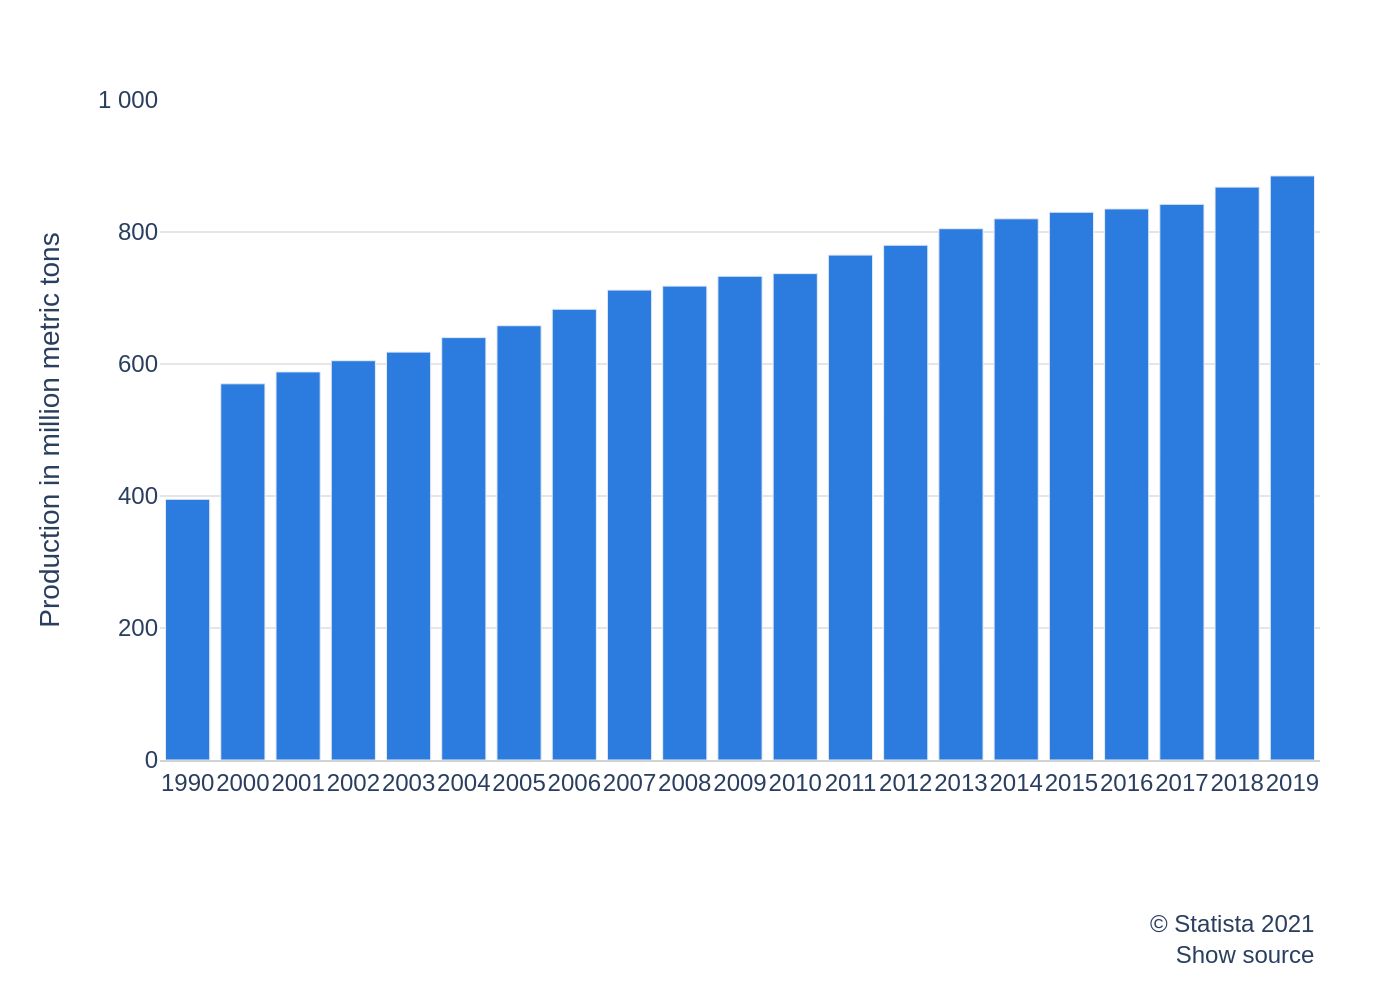

This figure's Python source:
import sys
import json
import plotly.graph_objects as go

def create_chart(json_path):
    """
    Reads chart data from a JSON file and generates a Plotly chart.

    Args:
        json_path (str): The path to the input JSON file.
    """
    try:
        with open(json_path, 'r', encoding='utf-8') as f:
            chart_config = json.load(f)
    except FileNotFoundError:
        print(f"Error: JSON file not found at '{json_path}'")
        sys.exit(1)
    except json.JSONDecodeError:
        print(f"Error: Could not decode JSON from '{json_path}'")
        sys.exit(1)

    chart_data = chart_config.get('chart_data', [])
    texts = chart_config.get('texts', {})
    colors = chart_config.get('colors', [])

    if not chart_data:
        print("Error: 'chart_data' is missing or empty in the JSON file.")
        sys.exit(1)

    x_values = [d['x'] for d in chart_data]
    y_values = [d['y'] for d in chart_data]

    fig = go.Figure()

    fig.add_trace(go.Bar(
        x=x_values,
        y=y_values,
        marker_color=colors[0] if colors else None,
        name=''
    ))

    # Combine title and subtitle
    title_text = texts.get('title') or ''
    subtitle_text = texts.get('subtitle') or ''
    if title_text and subtitle_text:
        full_title = f"{title_text}<br><sub>{subtitle_text}</sub>"
    else:
        full_title = title_text or subtitle_text

    # Combine source and note for annotation
    source_text = texts.get('source', '')
    note_text = texts.get('note', '')
    if source_text and note_text:
        source_note_text = f"{source_text}<br>{note_text}"
    else:
        source_note_text = source_text or note_text
    
    annotations = []
    if source_note_text:
        annotations.append(
            dict(
                xref='paper', yref='paper',
                x=1.0, y=-0.22,
                xanchor='right', yanchor='top',
                text=source_note_text,
                showarrow=False,
                align='right',
                font=dict(size=12)
            )
        )

    fig.update_layout(
        title_text=full_title,
        title_x=0.5,
        yaxis_title_text=texts.get('y_axis_title'),
        xaxis_title_text=texts.get('x_axis_title'),
        font=dict(family="Arial"),
        showlegend=False,
        plot_bgcolor='white',
        xaxis=dict(
            type='category',
            showgrid=False,
            showline=True,
            linecolor='lightgray',
            tickangle=0
        ),
        yaxis=dict(
            range=[0, 1000],
            tickvals=[0, 200, 400, 600, 800, 1000],
            ticktext=['0', '200', '400', '600', '800', '1 000'],
            gridcolor='#E5E5E5',
            gridwidth=1,
            zeroline=False,
            showline=False
        ),
        margin=dict(l=80, r=40, t=50, b=120),
        annotations=annotations
    )

    # Determine output filename from input JSON path
    if json_path.endswith('.json'):
        output_filename = json_path[:-5] + '.png'
    else:
        output_filename = json_path + '.png'
    
    fig.write_image(output_filename, scale=2)
    print(f"Chart saved to {output_filename}")


if __name__ == "__main__":
    if len(sys.argv) != 2:
        print("Usage: python script.py <path_to_json_file>")
        sys.exit(1)
    
    json_file_path = sys.argv[1]
    create_chart(json_file_path)
